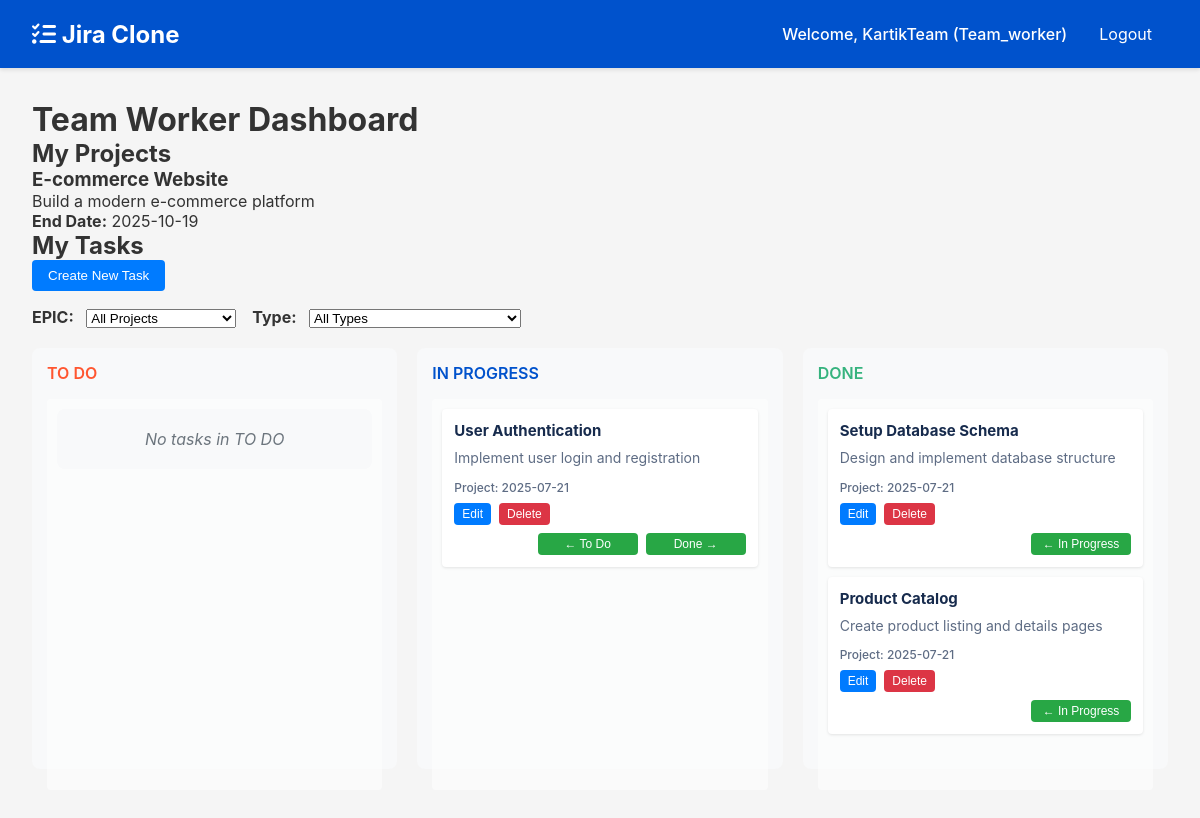
Screenshot of /team_worker/ (signed in) with the database file from the repository.
### tables this page shows
CREATE TABLE users (
        id INTEGER PRIMARY KEY AUTOINCREMENT,
        username TEXT UNIQUE NOT NULL,
        email TEXT UNIQUE NOT NULL,
        name TEXT NOT NULL,
        role TEXT NOT NULL,
        password TEXT NOT NULL,
        approved BOOLEAN DEFAULT 0,
        team_id INTEGER NULL,
        skills TEXT
    );

CREATE TABLE projects (
        id INTEGER PRIMARY KEY AUTOINCREMENT,
        name TEXT NOT NULL UNIQUE,
        description TEXT,
        client_id INTEGER,
        team_id INTEGER,
        start_date DATE,
        end_date DATE,
        progress INTEGER DEFAULT 0,
        is_approved BOOLEAN DEFAULT 0,
        FOREIGN KEY (client_id) REFERENCES users(id),
        FOREIGN KEY (team_id) REFERENCES teams(id)
    );

CREATE TABLE tasks (
        id INTEGER PRIMARY KEY AUTOINCREMENT,
        title TEXT NOT NULL,
        description TEXT,
        project_id INTEGER,
        assignee_id INTEGER,
        status TEXT DEFAULT 'TO DO',
        type TEXT DEFAULT 'story',
        epic TEXT,
        created_at DATE DEFAULT CURRENT_DATE,
        start_date DATE,
        end_date DATE,
        skills TEXT,
        is_approved BOOLEAN DEFAULT 0,
        FOREIGN KEY (project_id) REFERENCES projects(id),
        FOREIGN KEY (assignee_id) REFERENCES users(id)
    );

### routes/team_worker.py (the view)
@team_worker_bp.route('/')
def team_worker_dashboard():
    if 'role' not in session or session['role'] != 'team_worker':
        return redirect(url_for('auth.login'))
    user_id = session['user_id']
    projects = Project.get_worker_projects(user_id)
    tasks = Task.get_worker_tasks(user_id)
    return render_template('teamworker_dashboard.html', projects=projects, tasks=tasks)

### models/task.py (called while the page is built)
    @staticmethod
    def get_worker_tasks(user_id):
        conn = sqlite3.connect(DB_NAME)
        c = conn.cursor()
        c.execute("SELECT team_id FROM users WHERE id = ?", (user_id,))
        result = c.fetchone()
        if not result or not result[0]:
            conn.close()
            return []
        team_id = result[0]
        c.execute("""
            SELECT t.*, p.name as project_name
            FROM tasks t
            JOIN projects p ON t.project_id = p.id
            WHERE p.team_id = ? AND p.is_approved = 1
        """, (team_id,))
        tasks = c.fetchall()
        conn.close()
        return tasks

### templates/teamworker_dashboard.html (shortened to what this page needs)
{% extends "base.html" %}
{% block content %}
<div class="dashboard-container">
    <h1>Team Worker Dashboard</h1>
    <div class="worker-section">
        <h2>My Projects</h2>
        <div class="projects-list">
            {% if projects %}
                {% for project in projects %}
                <div class="project-item" data-project-id="{{ project[0] }}">
                    <h3>{{ project[1] }}</h3>
                    <p>{{ project[2] }}</p>
                    <p><strong>End Date:</strong> {{ project[6] }}</p>
                </div>
                {% endfor %}
            {% else %}
                <div class="empty-state">
                    <p>No projects have been assigned to your team yet.</p>
                </div>
            {% endif %}
        </div>
    </div>
    <div class="worker-section">
        <h2>My Tasks</h2>
        {% if projects %}
            <button class="create-task-btn" onclick="showCreateTaskModal()">Create New Task</button>
            <div class="filter-bar" style="margin-bottom: 16px; display: flex; gap: 16px; align-items: center;">
                <label><strong>EPIC:</strong>
                    <select id="epic-filter" style="margin-left: 8px;">
                        <option value="">All Projects</option>
                    </select>
                </label>
                <label><strong>Type:</strong>
                    <select id="type-filter" style="margin-left: 8px;">
                        <option value="">All Types</option>
                    </select>
                </label>
            </div>
            <div class="kanban-board">
                <div class="kanban-column" data-status="TO DO">
                    <h3>TO DO</h3>
                    <div class="task-list" ondrop="handleDrop(event)" ondragover="allowDrop(event)">
                        {% set todo_tasks = [] %}
                        {% if todo_tasks|length == 0 %}
                            <div class="empty-state">No tasks in TO DO</div>
                        {% endif %}
                    </div>
                </div>
                <div class="kanban-column" data-status="IN PROGRESS">
                    <h3>IN PROGRESS</h3>
                    <div class="task-list" ondrop="handleDrop(event)" ondragover="allowDrop(event)">
                        {% set in_progress_tasks = [] %}
                        {% for task in tasks %}
                            {% if task[5] == 'IN PROGRESS' %}
                                {% set _ = in_progress_tasks.append(task) %}
                                <div class="task-card" draggable="true" ondragstart="handleDragStart(event)" ondragend="handleDragEnd(event)" data-task-id="{{ task[0] }}" data-type="{{ task[6] }}" data-epic="{{ task[9] }}">
                                    <div class="task-content">
                                        <h4>{{ task[1] }}</h4>
                                        <p>{{ task[2] }}</p>
                                        <small>Project: {{ task[9] }}</small>
                                        <div class="task-actions">
                                            <div class="primary-actions">
                                                <button onclick="showEditTaskModal('{{ task[0] }}')" class="btn-action">Edit</button>
                                                <button onclick="confirmDeleteTask('{{ task[0] }}')" class="btn-action btn-delete">Delete</button>
                                            </div>
                                            <div class="status-actions">
                                                <button onclick="moveTask('{{ task[0] }}', 'TO DO')" class="btn-action btn-move">← To Do</button>
                                                <button onclick="moveTask('{{ task[0] }}', 'DONE')" class="btn-action btn-move">Done →</button>
                                            </div>
                                        </div>
                                    </div>
                                </div>
                            {% endif %}
                        {% endfor %}
                    </div>
                </div>
                <div class="kanban-column" data-status="DONE">
                    <h3>DONE</h3>
                    <div class="task-list" ondrop="handleDrop(event)" ondragover="allowDrop(event)">
                        {% set done_tasks = [] %}
                        {% for task in tasks %}
                            {% if task[5] == 'DONE' %}
                                {% set _ = done_tasks.append(task) %}
                                <div class="task-card" draggable="true" ondragstart="handleDragStart(event)" ondragend="handleDragEnd(event)" data-task-id="{{ task[0] }}" data-type="{{ task[6] }}" data-epic="{{ task[9] }}">
                                    <div class="task-content">
                                        <h4>{{ task[1] }}</h4>
                                        <p>{{ task[2] }}</p>
                                        <small>Project: {{ task[9] }}</small>
                                        <div class="task-actions">
                                            <div class="primary-actions">
                                                <button onclick="showEditTaskModal('{{ task[0] }}')" class="btn-action">Edit</button>
                                                <button onclick="confirmDeleteTask('{{ task[0] }}')" class="btn-action btn-delete">Delete</button>
                                            </div>
                                            <div class="status-actions">
                                                <button onclick="moveTask('{{ task[0] }}', 'IN PROGRESS')" class="btn-action btn-move">← In Progress</button>
                                            </div>
                                        </div>
                                    </div>
                                </div>
                            {% endif %}
                        {% endfor %}
                    </div>
                </div>
            </div>
        {% else %}
            <div class="empty-state">
                <p>No projects have been assigned to your team yet. Tasks can be created once projects are assigned.</p>
            </div>
        {% endif %}
    </div>
</div>
{% endblock %}

### templates/base.html (shortened to what this page needs)
<!DOCTYPE html>
<html lang="en">
<head>
    <link rel="stylesheet" href="{{ url_for('static', filename='css/style.css') }}">
    <link href="https://cdnjs.cloudflare.com/ajax/libs/font-awesome/6.0.0/css/all.min.css" rel="stylesheet">
</head>
<body>
    <nav class="navbar">
        <div class="nav-brand">
            <i class="fas fa-tasks"></i> Jira Clone
        </div>
        <div class="nav-menu">
            {% if session.username %}
                <span class="nav-user">Welcome, {{ session.username }} ({{ session.role|title }})</span>
                <a href="{{ url_for('auth.logout') }}" class="nav-link">Logout</a>
            {% endif %}
        </div>
    </nav>
    <main class="main-content">
        {% block content %}{% endblock %}
    </main>
</body>
</html>

### static/css/style.css (style rules this page uses)
* { margin: 0; padding: 0; box-sizing: border-box; }
body { font-family: -apple-system, BlinkMacSystemFont, 'Segoe UI', Roboto, sans-serif; background-color: #f5f5f5; color: #333; }
.navbar { background: #0052cc; color: white; padding: 1rem 2rem; display: flex; justify-content: space-between; align-items: center; box-shadow: 0 2px 4px rgba(0,0,0,0.1); }
.nav-brand { font-size: 1.5rem; font-weight: bold; }
.nav-menu { display: flex; gap: 1rem; align-items: center; }
.nav-user { font-weight: 500; }
.nav-link { color: white; text-decoration: none; padding: 0.5rem 1rem; border-radius: 4px; transition: background-color 0.3s; }
.main-content { padding: 2rem; }
.dashboard-container { max-width: 1200px; margin: 0 auto; }
.kanban-board { display: flex; gap: 20px; margin: 20px 0; min-height: 400px; }
.kanban-column { flex: 1; background: #F4F5F7; border-radius: 8px; padding: 16px; }
.kanban-column h3 { margin: 0 0 16px 0; color: #172B4D; font-size: 16px; font-weight: 600; }
.task-list { min-height: 100px; padding: 8px 0; }
.task-card { background: white; border-radius: 6px; padding: 16px; margin-bottom: 12px; box-shadow: 0 1px 4px rgba(0,0,0,0.1); cursor: grab; transition: box-shadow 0.2s ease; }
.task-card h4 { margin: 0 0 8px 0; color: #172B4D; font-size: 15px; }
.task-card p { margin: 0 0 12px 0; color: #5E6C84; font-size: 14px; line-height: 1.4; }
.task-card small { display: block; color: #5E6C84; font-size: 12px; margin-top: 8px; font-weight: 500; }
.kanban-column[data-status="TO DO"] h3 { color: #FF5630; }
.kanban-column[data-status="IN PROGRESS"] h3 { color: #0052CC; }
.kanban-column[data-status="DONE"] h3 { color: #36B37E; }
.empty-state { text-align: center; padding: 32px; background: #F4F5F7; border-radius: 8px; color: #42526E; }

### templates/teamworker_dashboard.html (style rules this page uses)
.kanban-board { display: grid; grid-template-columns: repeat(3, 1fr); gap: 20px; margin-bottom: 30px; }
.kanban-column { background: #f8f9fa; border-radius: 8px; padding: 15px; min-height: 300px; }
.task-list { min-height: 100px; padding: 10px; background: rgba(255, 255, 255, 0.5); border-radius: 4px; height: 100%; }
.task-card { background: white; border-radius: 4px; padding: 12px; margin-bottom: 10px; cursor: move; box-shadow: 0 1px 3px rgba(0,0,0,0.1); transition: box-shadow 0.2s; }
.task-content { pointer-events: none; }
.task-actions { pointer-events: auto; margin-top: 8px; display: flex; gap: 8px; }
.empty-state { text-align: center; padding: 20px; background: #f8f9fa; border-radius: 8px; color: #6c757d; font-style: italic; }
.create-task-btn { background: #007bff; color: white; border: none; padding: 8px 16px; border-radius: 4px; cursor: pointer; margin-bottom: 16px; }
.task-actions { margin-top: 8px; display: flex; gap: 8px; }
.primary-actions { display: flex; gap: 8px; }
.status-actions { display: flex; gap: 8px; justify-content: flex-end; }
.btn-action { padding: 4px 8px; border: none; border-radius: 4px; cursor: pointer; font-size: 12px; background: #007bff; color: white; transition: background-color 0.2s; }
.btn-delete { background: #dc3545; }
.btn-move { background: #28a745; min-width: 100px; }
.task-actions { display: flex; flex-direction: column; gap: 8px; margin-top: 8px; }
.task-actions > div:first-child { display: flex; gap: 8px; }

### rows the page displays
users: username "KartikTeam", role "Team_worker"
projects: name "E-commerce Website", description "Build a modern e-commerce platform", end_date "2025-10-19"
tasks: title "User Authentication", description "Implement user login and registration", start_date "2025-07-21"
tasks: title "Setup Database Schema", description "Design and implement database structure", start_date "2025-07-21"
tasks: title "Product Catalog", description "Create product listing and details pages", start_date "2025-07-21"
